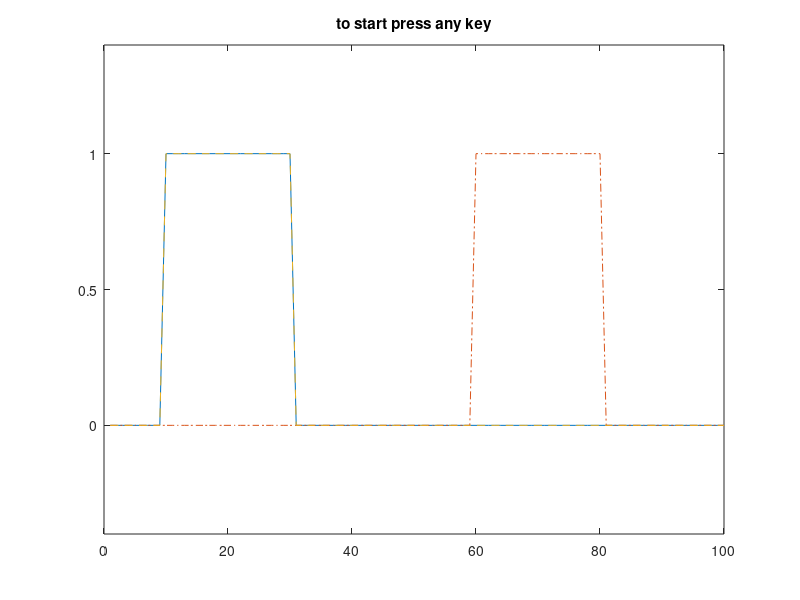

Reproduce this figure in MATLAB. (Note: this script raises an error after producing the figure.)
clear all;

% To control speed
timetowait=0.1

% PARAMETERS
% Number of points
M=100;
% CFL parameter
cfl=0.5;

% Moving the solution over MF points
MF=50;

% Position of the initial hat
i1=10;
i2=30;

% Number of time steps to move over MF points
NITER=MF/cfl;

% Initialisation of variables
for i=1:M
    % Tracer value
    c(i)=0;
    % its position
    x(i)=i;
    % exact solution for comparison
    ce(i)=0;
    % Grid spacing
    dx(i)=1;
    % time step
    dt=1;
    % velocity to be coherent with cfl value
    u(i)=cfl*dx(i)/dt;
end
% hat value
for i=i1:i2
    c(i)=1;
end
% exact solution is shifter initial conditions
for i=1:M-MF
    ce(i+MF)=c(i);   % Ideal final solution
end
ci=c;
cp=c;


plot(x,c,'-',x,ce,'-.',x,ci,'--');
    axis([0 100 -0.4 1.4]);
    title('to start press any key')
    pause
% RESOLUTION

t=0;
for n=1:NITER
    cp=adv1D(u,c,dt,dx,M);
    t=t+dt;
    for i=1:M
        c(i)=cp(i);
    end
    c(1)=c(2);
    c(M)=c(M-1);
    plot(x,c,'-',x,ce,'-.',x,ci,'--');
    axis([0 100 -0.4 1.4]);
    pause(timetowait);
end
